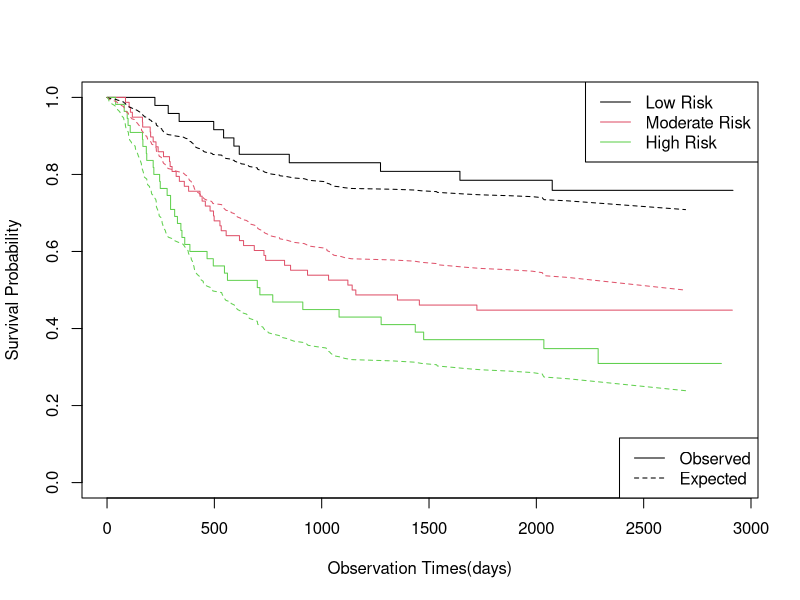
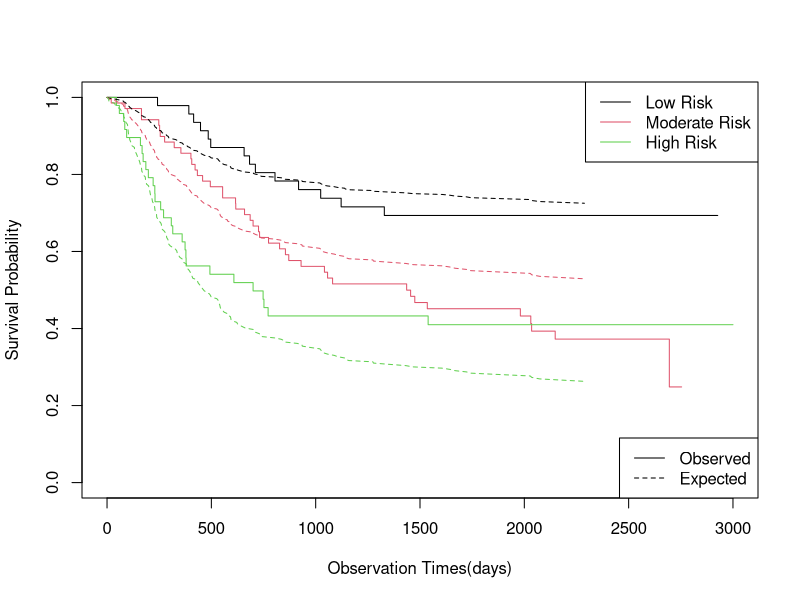
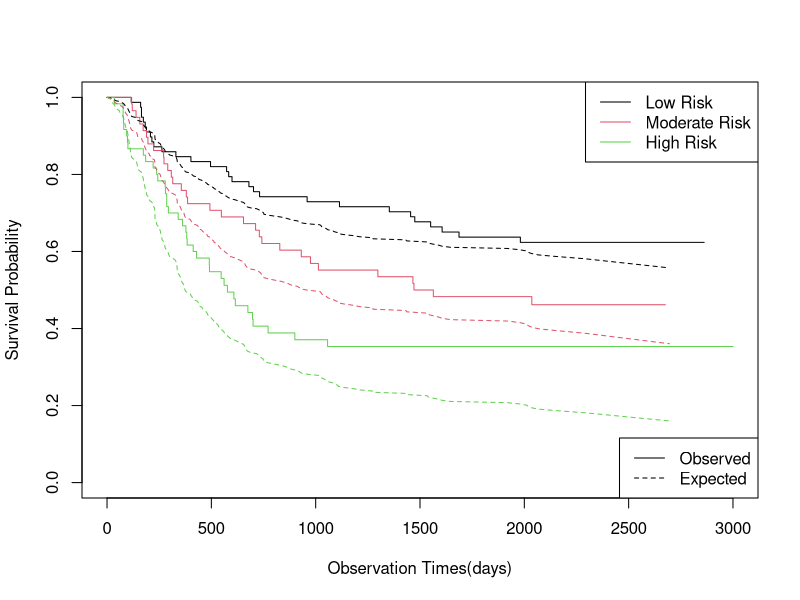
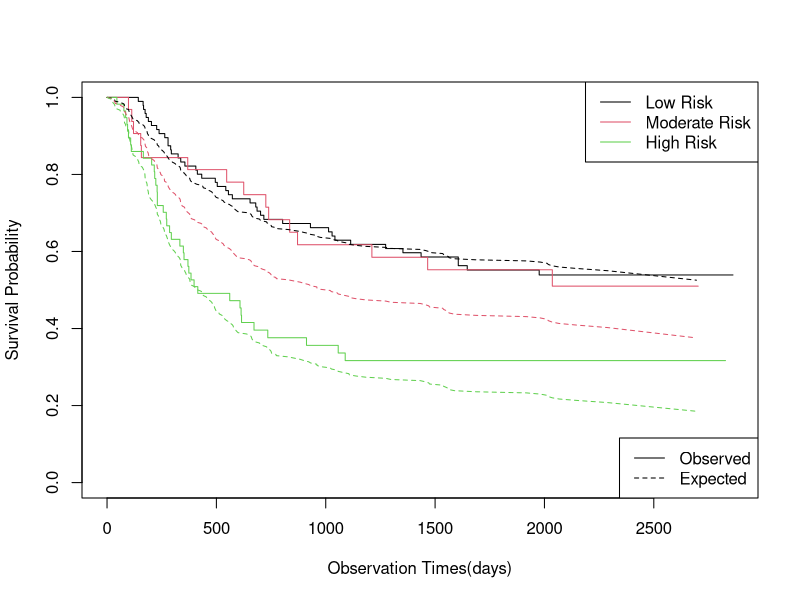

Reproduce these figures in R, in order.
library(survival)
data(colon)
#summary(colon)
# data for Ran's group Patient ids assigned 101-910

data <- colon[201:1820,] 
rownames(data) <- NULL
data[is.na(data$differ),"differ"] <- 2# replace 26 NA in differ with median value 2

# replace Age >= 60 to 1, and Age < 60 to 0
data[data$age >= 60, "age"] <- 1
data[data$age < 60 & data$age > 1, "age"] <- 0
new.data <- data
#cor(new.data[-c(1,2,3,10,15,16)]) 

# correlation between nodes(without NA) and node4 is high, and we decided to remove nodes because it has the NA missing data

#rownames(new.data) <- NULL
#new.data[is.na(new.data$differ),"differ"] <- 2
new.data$nodes <- NULL #node4 (>4), has relatively greater correlation with other variables compared with nodes

recurrence <- subset(new.data, new.data$etype == 1)
rownames(recurrence) <- NULL
death <- subset(new.data, new.data$etype == 2)
rownames(death) <- NULL

recur.obs <- subset(recurrence, recurrence$rx == "Obs")
rownames(recur.obs) <- NULL
recur.obs$rx <- droplevels(recur.obs$rx)
recur.lev <- recurrence[which (recurrence$rx == "Lev"),]
rownames(recur.lev) <- NULL
recur.lev$rx <- droplevels(recur.lev$rx)
recur.5fu <- subset(recurrence, recurrence$rx == "Lev+5FU")
rownames(recur.5fu) <- NULL
recur.5fu$rx <- droplevels(recur.5fu$rx)


######################### Prediction : Recurrence ####################################
########## Training set and Validation Set: Option 1 ##########
# randomly select 2/3 (540) of the patients from the observational group as training data, and use the rest 1/3(264) as the validation data
# We do not want to involve the treatment effect here to affect the proportional hazard model
set.seed(10)
train.row <- sample(seq_len(nrow(recurrence)), size = 540) #set randomly selected 183 rows in training set

train.rec <- recurrence[train.row,]
rownames(train.rec) <- NULL
valid.rec <- recurrence[-train.row,]
rownames(valid.rec) <- NULL

#######recurrence + Lev+5FU set in training model###########

train.obslev5 <- subset(train.rec, train.rec$rx == "Obs" | train.rec$rx == "Lev+5FU")
valid.obslev5 <- subset(valid.rec, valid.rec$rx == "Obs" | valid.rec$rx == "Lev+5FU")
rownames(train.obslev5) <- NULL
train.obslev5$rx <- droplevels(train.obslev5$rx)
rownames(valid.obslev5) <- NULL
valid.obslev5$rx <- droplevels(valid.obslev5$rx)
full.pre.lev5 <- coxph(Surv(train.obslev5$time, train.obslev5$status)~rx + sex + age + obstruct + perfor + adhere + node4 + factor(differ) + factor(extent) + surg, data = train.obslev5) 
step(full.pre.lev5, direction = c("both"))

# Thus, our final prediction model for lev5FU is
pre.lev5 <- coxph(formula = Surv(train.obslev5$time, train.obslev5$status) ~ rx + node4 + factor(differ) + factor(extent) + surg, data = train.obslev5)
summary(pre.lev5) #significant

# Diagnosis####


### change value of rx (lev+5FU = 1, obs = 0) for calculation
X.train <- model.matrix(pre.lev5)
X.valid <- model.matrix(~rx + node4 + factor(differ) + factor(extent) + surg , data = valid.obslev5)
X.valid <- X.valid[,-1]

#extract the coefficient from previous selected model without NA
coef.lev5 <- coef(pre.lev5)
coef.lev5 <- as.numeric(coef.lev5)
coef.lev5 <- coef.lev5[!is.na(coef.lev5)]

risk.train <- X.train %*% coef.lev5
risk.valid <- X.valid %*% coef.lev5

#levels data with 1, 2, 3 levels corresponding to 33th and 67th percentile rank
quant.lev5.rec <- as.numeric(quantile(risk.train, c(0.33, 0.67))) #obtain the 33th and 67th percentile from training data

risk.valid <- as.factor(cut(risk.valid, breaks =c(-Inf, quant.lev5.rec, Inf), labels = FALSE))

valid.obslev5$level <- risk.valid

plot(survfit(Surv(valid.obslev5$time, valid.obslev5$status) ~ level, data=valid.obslev5), mark.time=FALSE,
     lty = 1, col = 1:3, xlab = "Observation Times(days)", ylab = "Survival Probability")
legend("topright", legend = c("Low Risk", "Moderate Risk", "High Risk"), lty = 1, col = 1:3)
lines(survexp( ~ level, ratetable=pre.lev5, data=valid.obslev5), lty = 2, col=1:3)
legend("bottomright", legend = c("Observed", "Expected"), lty = 1:2, col = 1)

###########################Prediction: Obs + Lev+5FU############
######### different seed###################
set.seed(818)
train.row <- sample(seq_len(nrow(recurrence)), size = 540) #set randomly selected 183 rows in training set

train.rec <- recurrence[train.row,]
rownames(train.rec) <- NULL
valid.rec <- recurrence[-train.row,]
rownames(valid.rec) <- NULL

#######recurrence + Lev+5FU set in training model###########

train.obslev5 <- subset(train.rec, train.rec$rx == "Obs" | train.rec$rx == "Lev+5FU")
valid.obslev5 <- subset(valid.rec, valid.rec$rx == "Obs" | valid.rec$rx == "Lev+5FU")
rownames(train.obslev5) <- NULL
train.obslev5$rx <- droplevels(train.obslev5$rx)
rownames(valid.obslev5) <- NULL
valid.obslev5$rx <- droplevels(valid.obslev5$rx)
full.pre.lev5 <- coxph(Surv(train.obslev5$time, train.obslev5$status)~rx + sex + age + obstruct + perfor + adhere + node4 + factor(differ) + factor(extent) + surg, data = train.obslev5) 
step(full.pre.lev5, direction = c("both"))


# Thus, our final prediction model for lev5FU is
pre.lev5 <- coxph(formula = Surv(train.obslev5$time, train.obslev5$status) ~ rx + perfor + node4 + factor(differ) + factor(extent) + surg, data = train.obslev5)
summary(pre.lev5) #significant


### change value of rx (lev+5FU = 1, obs = 0) for calculation
X.train <- model.matrix(pre.lev5)
X.valid <- model.matrix(~rx + perfor + node4 + factor(differ) + factor(extent) + surg , data = valid.obslev5)
X.valid <- X.valid[,-1]

#extract the coefficient from previous selected model without NA
coef.lev5 <- coef(pre.lev5)
coef.lev5 <- as.numeric(coef.lev5)
coef.lev5 <- coef.lev5[!is.na(coef.lev5)]

risk.train <- X.train %*% coef.lev5
risk.valid <- X.valid %*% coef.lev5

#levels data with 1, 2, 3 levels corresponding to 33th and 67th percentile rank
quant.lev5.rec <- as.numeric(quantile(risk.train, c(0.33, 0.67))) #obtain the 33th and 67th percentile from training data
risk.valid <- as.factor(cut(risk.valid, breaks =c(-Inf, quant.lev5.rec, Inf), labels = FALSE))

valid.obslev5$level <- risk.valid

plot(survfit(Surv(valid.obslev5$time, valid.obslev5$status) ~ level, data=valid.obslev5), mark.time=FALSE,
     lty = 1, col = 1:3, xlab = "Observation Times(days)", ylab = "Survival Probability")
legend("topright", legend = c("Low Risk", "Moderate Risk", "High Risk"), lty = 1, col = 1:3)
lines(survexp( ~ level, ratetable=pre.lev5, data=valid.obslev5), lty = 2, col=1:3)
legend("bottomright", legend = c("Observed", "Expected"), lty = 1:2, col = 1)

######################### 我是华丽丽的分界线#####################
set.seed(1)
train.row <- sample(seq_len(nrow(recurrence)), size = 540) #set randomly selected 183 rows in training set

train.rec <- recurrence[train.row,]
rownames(train.rec) <- NULL
valid.rec <- recurrence[-train.row,]
rownames(valid.rec) <- NULL

#######recurrence + Lev set in training model###########

train.obslev <- subset(train.rec, train.rec$rx == "Obs" | train.rec$rx == "Lev")
valid.obslev <- subset(valid.rec, valid.rec$rx == "Obs" | valid.rec$rx == "Lev")
rownames(train.obslev) <- NULL
train.obslev$rx <- droplevels(train.obslev$rx)
rownames(valid.obslev) <- NULL
valid.obslev$rx <- droplevels(valid.obslev$rx)
full.pre.lev <- coxph(Surv(train.obslev$time, train.obslev$status)~rx + sex + age + obstruct + perfor + adhere + node4 + factor(differ) + factor(extent) + surg, data = train.obslev) 
step(full.pre.lev, direction = c("both"))

# Thus, our final prediction model for lev5FU is
pre.lev <- coxph(formula = Surv(train.obslev$time, train.obslev$status) ~ obstruct + adhere + node4 + factor(differ) + factor(extent) + surg, data = train.obslev)
summary(pre.lev) #significant


### change value of rx (lev+5FU = 1, obs = 0) for calculation
X.train.lev <- model.matrix(pre.lev)
X.valid.lev <- model.matrix(~obstruct + adhere + node4 + factor(differ) + factor(extent) + surg, data = valid.obslev)
X.valid.lev <- X.valid.lev[,-1]

#extract the coefficient from previous selected model without NA
coef.lev <- coef(pre.lev)
coef.lev <- as.numeric(coef.lev)
coef.lev <- coef.lev[!is.na(coef.lev)]

risk.train.lev <- X.train.lev %*% coef.lev
risk.valid.lev <- X.valid.lev %*% coef.lev

#levels data with 1, 2, 3 levels corresponding to 33th and 67th percentile rank
quant.lev.rec <- as.numeric(quantile(risk.train.lev, c(0.33, 0.67))) #obtain the 33th and 67th percentile from training data
risk.valid.lev <- as.factor(cut(risk.valid.lev, breaks =c(-Inf, quant.lev.rec, Inf), labels = FALSE))
valid.obslev$level <- risk.valid.lev

plot(survfit(Surv(valid.obslev$time, valid.obslev$status) ~ level, data=valid.obslev), mark.time=FALSE,
     lty = 1, col = 1:3, xlab = "Observation Times(days)", ylab = "Survival Probability")
legend("topright", legend = c("Low Risk", "Moderate Risk", "High Risk"), lty = 1, col = 1:3)
lines(survexp( ~ level, ratetable=pre.lev, data=valid.obslev), lty = 2, col=1:3)
legend("bottomright", legend = c("Observed", "Expected"), lty = 1:2, col = 1)

#################### Different set.seed for randomly selecting training set###############

set.seed(500)
train.row <- sample(seq_len(nrow(recurrence)), size = 540) #set randomly selected 183 rows in training set

train.rec <- recurrence[train.row,]
rownames(train.rec) <- NULL
valid.rec <- recurrence[-train.row,]
rownames(valid.rec) <- NULL

#######recurrence + Lev set in training model###########

train.obslev <- subset(train.rec, train.rec$rx == "Obs" | train.rec$rx == "Lev")
valid.obslev <- subset(valid.rec, valid.rec$rx == "Obs" | valid.rec$rx == "Lev")
rownames(train.obslev) <- NULL
train.obslev$rx <- droplevels(train.obslev$rx)
rownames(valid.obslev) <- NULL
valid.obslev$rx <- droplevels(valid.obslev$rx)
full.pre.lev <- coxph(Surv(train.obslev$time, train.obslev$status)~rx + sex + age + obstruct + perfor + adhere + node4 + differ + extent + surg, data = train.obslev) 
step(full.pre.lev, direction = c("both"))

# Thus, our final prediction model for lev is
pre.lev <- coxph(formula = Surv(train.obslev$time, train.obslev$status) ~ age + obstruct + perfor+ node4 + differ + surg, data = train.obslev)
summary(pre.lev) #significant


### change value of rx (lev+5FU = 1, obs = 0) for calculation
X.train.lev <- cbind(train.obslev$age, train.obslev$obstruct, train.obslev$perfor, train.obslev$node4, train.obslev$differ, train.obslev$extent)
X.valid.lev <- cbind(valid.obslev$age, valid.obslev$obstruct, valid.obslev$perfor, valid.obslev$node4, valid.obslev$differ, valid.obslev$extent)

#extract the coefficient from previous selected model without NA
coef.lev <- coef(pre.lev)
coef.lev <- as.numeric(coef.lev)
coef.lev <- coef.lev[!is.na(coef.lev)]

risk.train.lev <- X.train.lev %*% coef.lev
risk.valid.lev <- X.valid.lev %*% coef.lev

#levels data with 1, 2, 3 levels corresponding to 33th and 67th percentile rank
quant.lev.rec <- as.numeric(quantile(risk.train.lev, c(0.33, 0.67))) #obtain the 33th and 67th percentile from training data
risk.valid.lev <- as.factor(cut(risk.valid.lev, breaks =c(-Inf, quant.lev.rec, Inf), labels = FALSE))

valid.obslev$level <- risk.valid.lev

plot(survfit(Surv(valid.obslev$time, valid.obslev$status) ~ level, data=valid.obslev), mark.time=FALSE,
     lty = 1, col = 1:3, xlab = "Observation Times(days)", ylab = "Survival Probability")
legend("topright", legend = c("Low Risk", "Moderate Risk", "High Risk"), lty = 1, col = 1:3)
lines(survexp( ~ level, ratetable=pre.lev, data=valid.obslev), lty = 2, col=1:3)
legend("bottomright", legend = c("Observed", "Expected"), lty = 1:2, col = 1)

